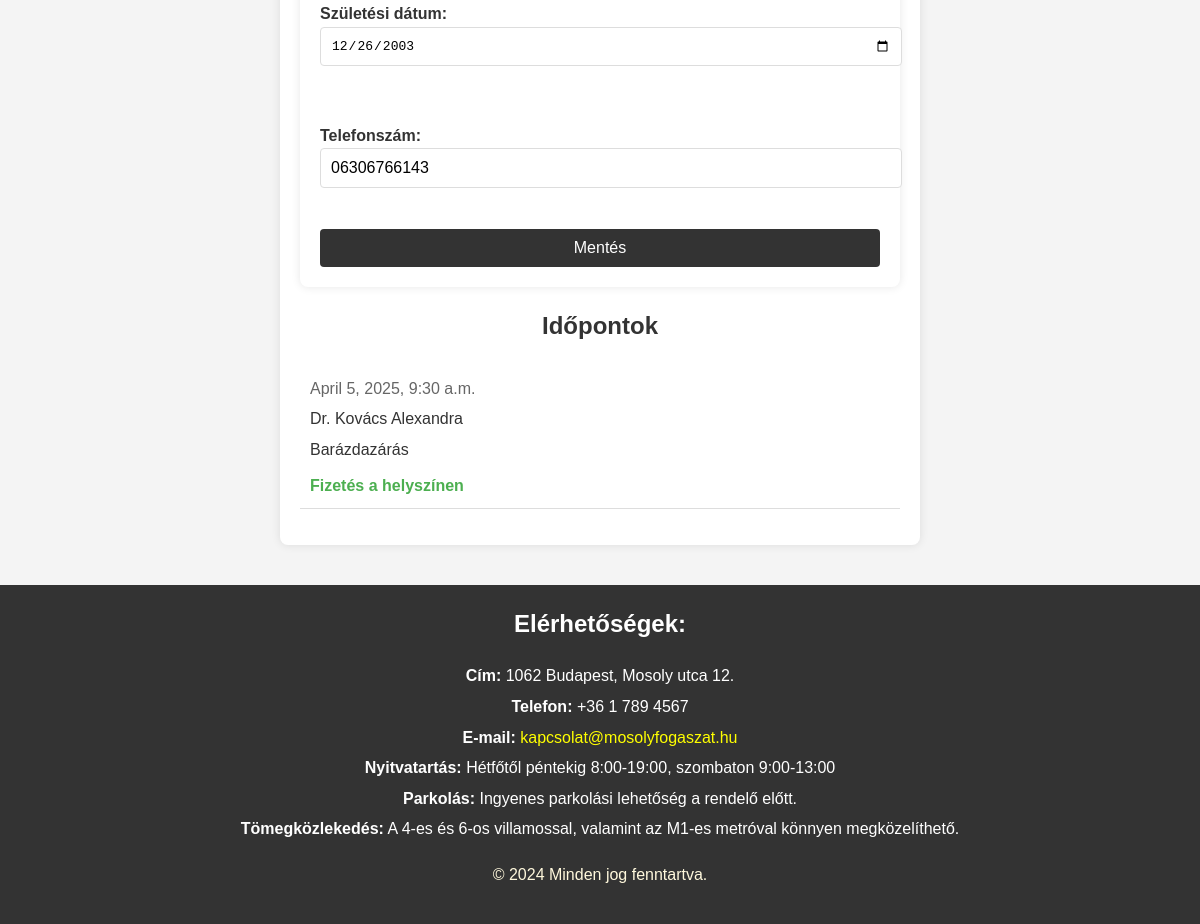
Page /profile/ (signed in, lower part) on the earlier database version.
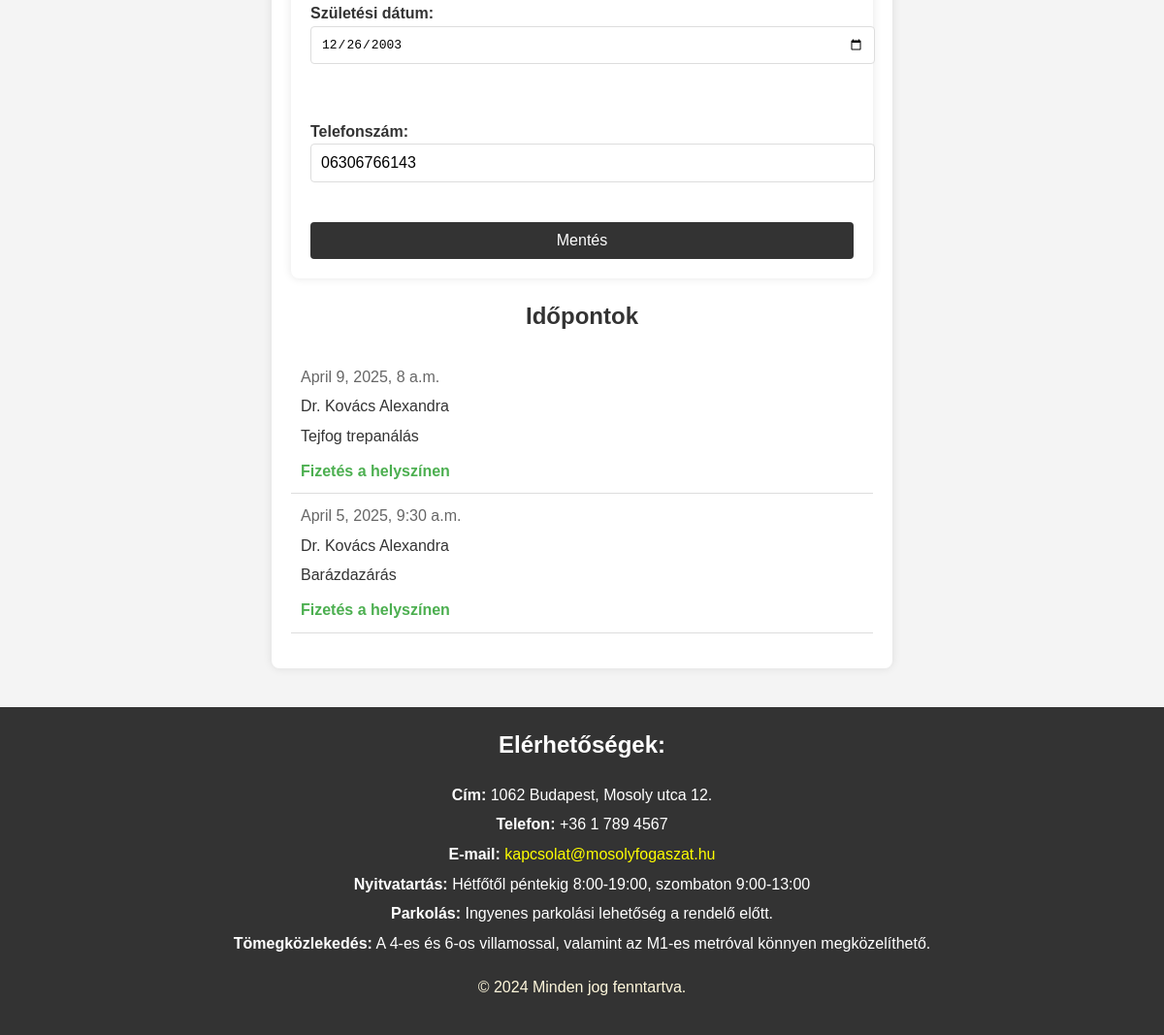
Same page on the later database version.
### rendeloweboldal/models.py (models this page shows, shortened)
class Appointment(models.Model):
    id = models.UUIDField(primary_key=True, default=uuid4, editable=False)
    patient = models.CharField(max_length=64, null=True, blank=True)
    practitioner = models.ForeignKey(Doctor, on_delete=models.SET_NULL, null=True, blank=True)
    treatment = models.ForeignKey(Treatment, on_delete=models.SET_NULL, null=True, blank=True)
    start = models.DateTimeField()
    end = models.DateTimeField()
    status = models.CharField(max_length=64, null=True, blank=True)  # Időpont státusza (pl. foglalt, elérhető)
    custom_description = models.TextField(null=True, blank=True)  # Időpont leírása, ezt szerkeszti a kezelőorvos

class Doctor(models.Model):
    id = models.CharField(max_length=64, primary_key=True)
    name = models.CharField(max_length=255)
    photo = models.ImageField(upload_to='doctor_pictures/', null=True, blank=True)
    qualification = models.TextField(null=True, blank=True)

class Treatment(models.Model):
    id = models.UUIDField(primary_key=True, default=uuid4, editable=False)
    name = models.CharField(max_length=255)
    description = models.TextField()
    duration = models.DurationField(null=True, blank=True)
    price = models.DecimalField(max_digits=10, decimal_places=0)

### rendeloweboldal/views.py (the view)
# urls.py: path('profile/', views.profile_view, name='profile'),
@login_required
def profile_view(request):
    user = request.user
    patient_form = None
    doctor_form = None
    if user.is_superuser:
        patient_form = None
    elif user.is_staff:
        doctor = get_object_or_404(Doctor, id=user.id)
        doctor_form = DoctorForm(request.POST or None, request.FILES or None, instance=doctor)
    else:
        try:
            patient = get_object_or_404(Patient, id=user.id)
            patient_form = PatientForm(request.POST or None, instance=patient)
        except Patient.DoesNotExist:
            patient_form = None
    if request.method == 'POST':
        form = ProfileForm(request.POST, request.FILES, instance=user)
        if form.is_valid():
            user = form.save(commit=False)
            if form.cleaned_data['password1']:
                user.set_password(form.cleaned_data['password1'])
            user.save()
            if patient_form and patient_form.is_valid():
                patient_form.save()
            if doctor_form and doctor_form.is_valid():
                doctor_form.save()
            update_session_auth_hash(request, user)
            messages.success(request, "A profilja sikeresen frissítve lett.")
            logger.info("Profile updated successfully")
            return redirect('profile')
        else:
            logger.error("Profile form is not valid: %s", form.errors)
    else:
        form = ProfileForm(instance=user)
    appointments = Appointment.objects.filter(patient=user.id, status='booked').select_related('paymentstatus').order_by('-start') if not user.is_superuser and not hasattr(user, 'doctor') else None
    now = timezone.now()
    return render(request, 'profile.html', {'form': form, 'patient_form': patient_form, 'doctor_form': doctor_form, 'appointments': appointments, 'now': now})

### rendeloweboldal/forms.py (shortened to what this page needs)
class ProfileForm(forms.ModelForm):
    password1 = forms.CharField(widget=forms.PasswordInput, label='Új jelszó', required=False)
    password2 = forms.CharField(widget=forms.PasswordInput, label='Új jelszó megerősítése', required=False)
    class Meta:
        model = RendeloUser
        fields = ['username', 'email', 'password1', 'password2']
    username = forms.CharField(
        max_length=255,
        label='Felhasználónév',
        validators=[RegexValidator(
            regex=r'^[\w.@+\-_]+$',
            message='Enter a valid username. This value may contain only letters, numbers, and @/./+/-/_ characters.'
        )]
    )
    email = forms.EmailField(label='Email cím', widget=forms.EmailInput(attrs={'style': 'width: 100%;'}))

### rendeloweboldal/templates/profile.html (shortened to what this page needs)
{% extends "base.html" %}
{% load static %}
{% block content %}
<section class="profile">
    <form method="post" enctype="multipart/form-data" onsubmit="return validatePasswords()">
        {% if patient_form %}
            {{ patient_form.as_p }}
        {% endif %}
        <button type="submit">Mentés</button>
    </form>
    {% if not user.is_superuser and not user.is_staff %}
        <h2>Időpontok</h2>
        {% if appointments %}
            <ul class="appointments-list">
                {% for appointment in appointments %}
                    <li class="appointment-item" onclick="goToEdit_appointment('{{ appointment.id }}')">
                        <div class="appointment-details">
                            <span class="appointment-time">{{ appointment.start }}</span>
                            <span class="appointment-practitioner">{{ appointment.practitioner.name }}</span>
                            <span class="appointment-treatment">{{ appointment.treatment.name }}</span>
                            <span class="appointment-payment-status">
                                {% if appointment.paymentstatus.is_paid %}
                                    Fizetve
                                {% else %}
                                    Fizetés a helyszínen
                                {% endif %}
                            </span>
                        </div>
                    </li>
                {% endfor %}
            </ul>
        {% else %}
            <p>Nincsenek lefoglalt időpontjai.</p>
        {% endif %}
    {% endif %}
</section>
{% endblock %}

Differences in the rows shown:
added Appointment: start "April 9, 2025, 8 a.m.", practitioner.name "Dr. Kovács Alexandra", treatment.name "Tejfog trepanálás", shows "Fizetés a helyszínen"
